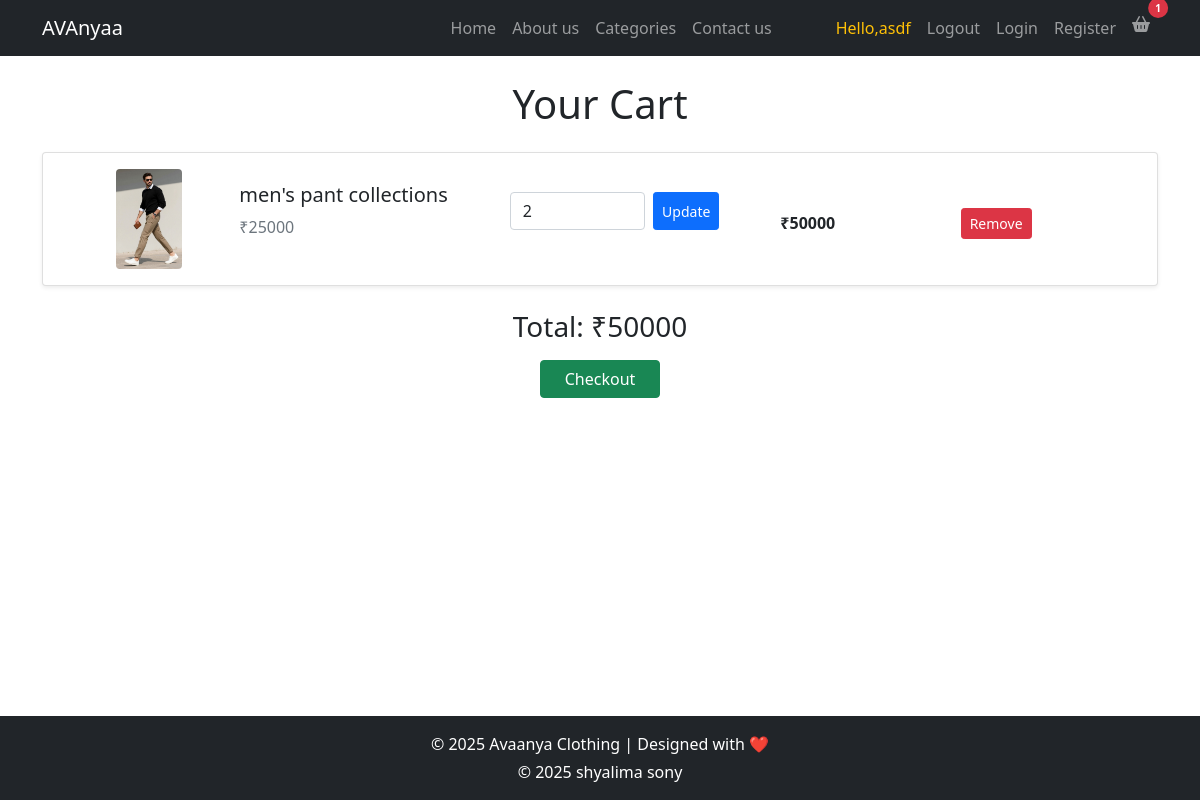
The page /cart/ (signed in) on the database its author committed.
### backend/models.py (models this page shows, shortened)
class Cart(models.Model):
    user = models.ForeignKey(User, on_delete=models.CASCADE)
    product = models.ForeignKey(protable, on_delete=models.CASCADE)
    quantity = models.PositiveIntegerField(default=1)
    added_at = models.DateTimeField(auto_now_add=True)
    def total_price(self):   # ✅ INSIDE class
        return self.quantity * self.product.price

class protable(models.Model):
    category = models.ForeignKey(pro_category, on_delete=models.CASCADE)
    pro_name=models.CharField(max_length=50)
    qty=models.IntegerField()
    price = models.IntegerField()
    p_image=models.ImageField(upload_to="product_image")

### frontend/views.py (the view)
# urls.py: path('cart/', view_cart, name='view_cart'),
@login_required
def view_cart(request):
    cart_items = Cart.objects.filter(user=request.user)
    total = sum(item.total_price() for item in cart_items)
    return render(request, 'cart.html', {
        'cart_items': cart_items,
        'total': total
    })

### frontend/context_processors.py (called while the page is built)
def cart_count(request):
    if request.user.is_authenticated:
        count = Cart.objects.filter(user=request.user).count()
    else:
        count = 0
    return {'cart_count': count}

### frontend/templates/cart.html (shortened to what this page needs)
{% extends 'index.html' %}
{% block content %}
<h1 class="text-center my-4">Your Cart</h1>
<div class="container">
{% for item in cart_items %}
  <div class="card mb-3 shadow-sm">
    <div class="row g-0 align-items-center text-center text-md-start p-3">
  <div class="col-12 col-md-2 mb-3 mb-md-0 text-center">
    <img src="{{ item.product.p_image.url }}" class="img-fluid rounded" style="max-height:100px;">
  </div>
  <div class="col-12 col-md-3">
    <h5>{{ item.product.pro_name }}</h5>
    <p class="text-muted">₹{{ item.product.price }}</p>
  </div>
  <div class="col-12 col-md-3 my-2">
    <form method="POST" action="{% url 'update_cart' item.id %}" class="d-flex justify-content-center justify-content-md-start">
      <input type="number" name="quantity" value="{{ item.quantity }}" min="1" class="form-control w-50 me-2">
      <button type="submit" class="btn btn-primary btn-sm">Update</button>
    </form>
  </div>
  <div class="col-6 col-md-2 mt-2">
    <strong>₹{{ item.total_price }}</strong>
  </div>
  <div class="col-6 col-md-2 mt-2">
    <a href="{% url 'remove_cart' item.id %}" class="btn btn-danger btn-sm">Remove</a>
  </div>
</div>
  </div>
  {% empty %}
    <p class="text-center">Your cart is empty.</p>
  {% endfor %}
{% if cart_items %}
  <div class="text-center mt-4">
    <h3>Total: ₹{{ total }}</h3>
    <a href="{% url 'checkout' %}" class="btn btn-success px-4 mt-2">Checkout</a>
  </div>
  {% endif %}
</div>
{% endblock %}

### frontend/templates/index.html (shortened to what this page needs)
{% load static %}
<link href="https://cdn.jsdelivr.net/npm/bootstrap@5.0.2/dist/css/bootstrap.min.css" rel="stylesheet"
>
<link rel="stylesheet" href="https://cdnjs.cloudflare.com/ajax/libs/font-awesome/6.5.1/css/all.min.css" />
<nav class="custom-navbar navbar navbar navbar-expand-lg navbar-dark bg-dark" aria-label="Avaanya navigation bar">
    <div class="container">
        <a class="navbar-brand" href="{% url 'index' %}"><span>AVAnyaa</span></a>
        <div class="collapse navbar-collapse" id="navbarsFurni">
            <ul class="custom-navbar-nav navbar-nav ms-auto mb-2 mb-lg-0">
                <li class="nav-item active">
                    <a class="nav-link" href="{% url 'index' %}">Home</a>
                </li>
                <li><a class="nav-link" href="{% url 'about' %}">About us</a></li>
                <li><a class="nav-link" href="{% url 'category' %}">Categories</a></li>
                <li><a class="nav-link" href="{% url 'contact' %}">Contact us</a></li>
            </ul>
            <ul class="custom-navbar-cta navbar-nav mb-2 mb-lg-0 ms-lg-5">
                <li class="nav-item d-none d-lg-block">
                    <a class="nav-link text-warning" href="">Hello,{{ user.username }}</a>
                </li>
                <li class="nav-item">
                    <a class="nav-link" href="{% url 'logout' %}">Logout</a>
                </li>
                <li class="nav-item">
                    <a class="nav-link" href="{%url 'login' %}">Login</a>
                </li>
                <li class="nav-item">
                    <a class="nav-link" href="{% url 'register' %}">Register</a>
                </li>
                <li class="nav-item position-relative">
    <a class="nav-link" href="{% url 'view_cart' %}">
        <i class="fas fa-shopping-basket"></i>
        {% if cart_count > 0 %}
        <span class="position-absolute top-0 start-100 translate-middle badge rounded-pill bg-danger">
            {{ cart_count }}
        </span>
        {% endif %}
    </a>
</li>
            </ul>
        </div>
    </div>
</nav>
{% block content %}{% endblock %}
<footer class="bg-dark text-white text-center p-3 fixed-bottom">
    <div class="container">
        <p class="mb-1">&copy; 2025 Avaanya Clothing | Designed with ❤️</p>
        <p class="mb-0">&copy; 2025 shyalima sony</p>
    </div>
</footer>

### frontend/templates/index.html (style rules this page uses)
.badge { font-size: 10px; padding: 5px 7px; }

### rows shown on the page
Cart: product.p_image (picture), product.pro_name "men's pant collections", product.price "25000", quantity "2", total_price "50000"

### other values the page prints
{{ user.username }} "asdf"
{{ cart_count }} "1"
{{ total }} "50000"
